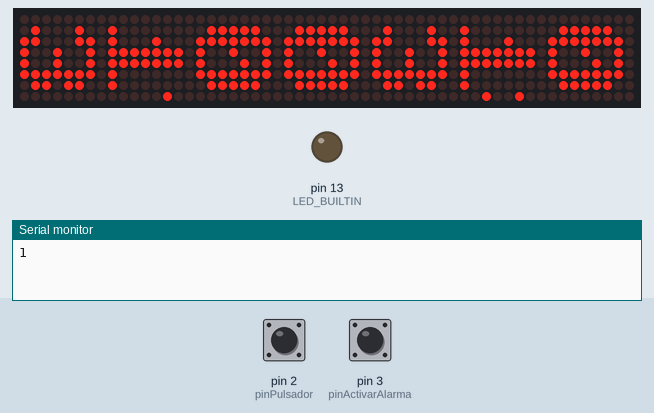
Recording of a sketch running on a simulated Arduino Uno, built with avr-gcc and run on an emulated ATmega328P. Shown: 56×8 LED matrix, output pins drawn as LEDs (lit = HIGH), the last lines printed to the serial monitor. Wiring (inferred from the names in the program): 7 × MAX7219 LED driver (orientation assumed): data pin 12; clock pin 11; CS pin 7. The inputs (shaded band) are chosen by the test bench; at power-on: pin 2 (pinPulsador) HIGH, pin 3 (pinActivarAlarma) HIGH. Pins used as bus, display or sensor lines are not drawn.

Above: at 7.0 s.
At 11.0 s:
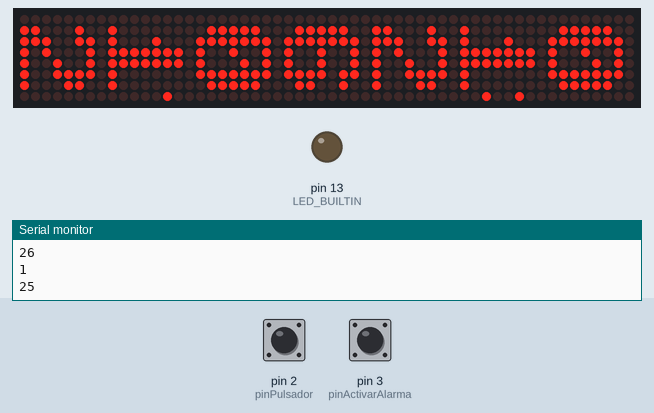
At 14.9 s:
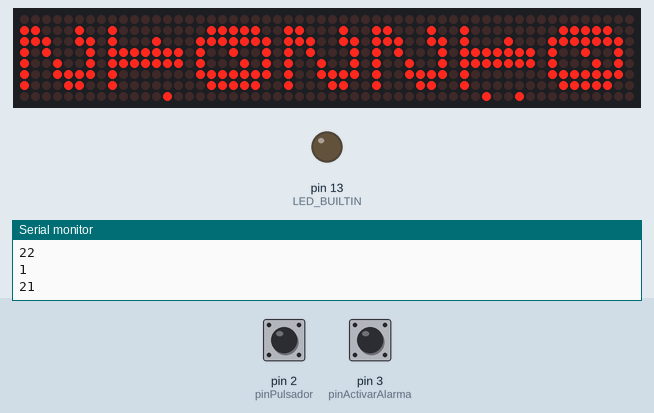
At 22.8 s:
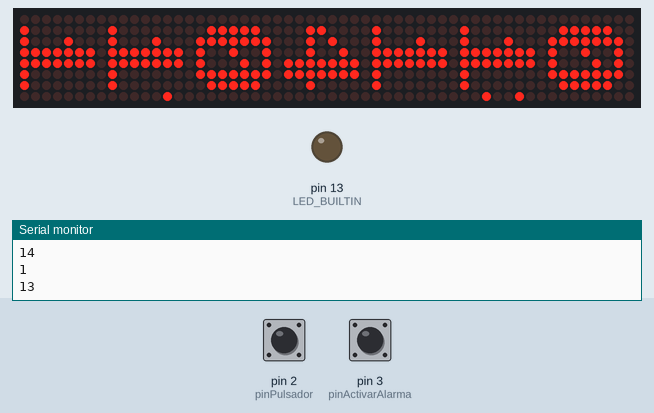
At 30.7 s:
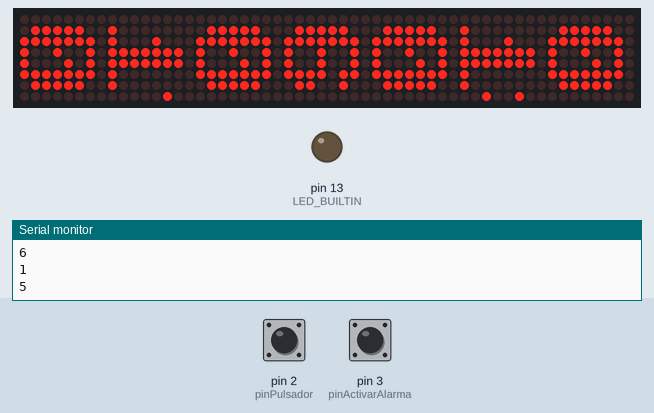
At 38.6 s:
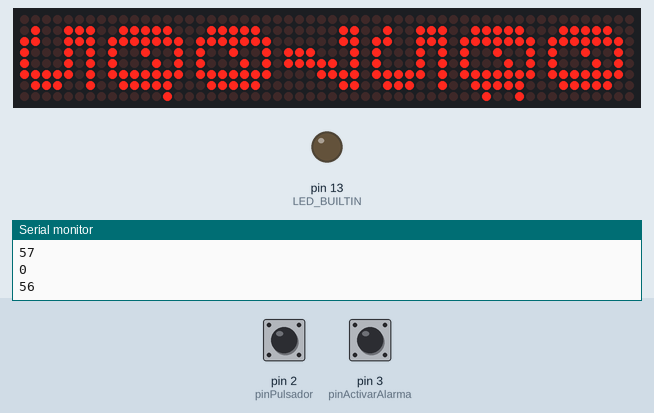

The sketch:

probandocosasalarmaBOOm.ino
```cpp
#include "MatrizLed.h"

//Declaramos una variable para guardar el número del pin donde hemos conectado el Buzzer
const int pinBuzzer = 9;
const int pinPulsador = 2;
const int pinActivarAlarma = 3;

const int pinCSmatriz = 7;
const int pinDATAINmatriz = 12;
const int pinCLKmatriz = 11;

//Tabla de 10 celdas, en cada celda un valor decimal
const float tonos[] = { 987.77, 987.77, 987.77, 1174.66, 880, 987.77, 987.77, 987.77, 1174.66, 987.77, 987.77, 494 };
//Tabla de 10 celdas que representa el tiempo de duración de cada tono de la tabla anterior. Debe coincidir en número de elementos
const float tiempos[] = { 100, 50, 50, 100, 75, 50, 75, 100, 50, 50 };

//Constante guarda número de elementos de la tabla
const int nTonos = 10;

//Variable para controlar la posición de la tabla actual
int nTonoActual = 0;

//Las variables volatile pueden cambiar su valor dentro de las funciones de interrupción
//Creamos una variable para controlar si el boton se ha pulsado
volatile boolean alarmaOFF = false;

// Este dato representa nuestro icono.
const byte FLECHA_DER[8] = {
  B00001000,
  B00001100,
  B11111110,
  B11111111,
  B11111110,
  B00001100,
  B00001000,
  B00000000
};

// Creamon un objeto del mundo real de tipo MatrizLed que vamos a llamar pantalla (le podéis cambiar el nombre!)
MatrizLed pantalla;

// Contador para mostrar un ejemplo de uso con cifras que incrementan
int minutos = 1;
int segundos = 30;

void pararAlarma() {
  //Establecemos la variable de control a verdadero
  alarmaOFF = true;
}

void activarAlarma() {
  //Establecemos la variable de control a verdadero
  alarmaOFF = false;
}

void sonarNota(int x) {
  //tonos[x] nos permite acceder al tono de la posición x de la tabla -> Así vamos pasando por todos los tonos
  tone(pinBuzzer, tonos[x]);
  delay(tiempos[x]);
  noTone(pinBuzzer);
  delay(50);
}

void mostrarMinutosSegundos(){
  //Estas variables representan los dígitos que se van a mostrar por pantalla
  String min, seg;
  if(minutos<10){
    min = '0' + String(minutos);
  }else{
    min = String(minutos);
  }

  if(segundos<10){
   seg = '0' + String(segundos--);
  }else{
    seg = String(segundos--);
  }
  pantalla.escribirFrase(min+seg);
  separadorDosPuntos();
}

// Función que representa " : "
void separadorDosPuntos() {
  pantalla.setLed(1, 5, 0);  // Se debe indicar: nMatriz, Fila y Columna. Utiliza la tabla proporcionada para entenderlo!
  pantalla.setLed(1, 2, 0);
}

void lanzarTemporizador() {
   while (minutos>0 || segundos>0){
  mostrarMinutosSegundos();
    if (segundos>0){
     segundos-1;
    }
    else if(minutos>0){
    minutos = minutos-1;
    segundos = 59; //????
    }
  Serial.println(minutos);
  Serial.println(segundos);

    //**Aquí podéis encender el led de algún color
    delay(775);
    //**Aquí deberíais apagar el led
  }
}

void setup() {
  Serial.begin(9600);
  // Inicializamos el objeto creado diciendo dónde está conectado y cuántas pantallas tiene
  pantalla.begin(pinDATAINmatriz, pinCLKmatriz, pinCSmatriz, 4);  // dataPin, clkPin, csPin, numero de matrices de 8x8
  // Podemos cambiar el brillo de nuestra pantalla (entre 0 y 15)
  pantalla.setIntensidad(2);

  //Declaro el pin del botón como un pin de lectura (PULL_UP indica el modo de conexión del botón)
  pinMode(pinPulsador, INPUT_PULLUP);
  pinMode(pinActivarAlarma, INPUT_PULLUP);

  //Declaramos el led interno para poder usarlo
  pinMode(LED_BUILTIN, OUTPUT);

  //Esta función establece una conexión inmediata entre el pulsador y la función alarma
  attachInterrupt(digitalPinToInterrupt(pinPulsador), pararAlarma, RISING);
  attachInterrupt(digitalPinToInterrupt(pinActivarAlarma), activarAlarma, RISING);


  //RETO 3 AMPLIACIÓN
  for(int i=-8 ; i<32 ; i++){
    pantalla.escribirBits(FLECHA_DER, i);
    delay(100);
    pantalla.borrar();
  }
}

void loop() {

  //Si la alarma no está OFF, es decir, la alarma está activa, lanzamos el temporizador
  if (alarmaOFF == false) {
    lanzarTemporizador();
    pantalla.escribirFrase("BOOM");

    while (alarmaOFF == false) {  //Más eficiente si ponemos while(!alarmaOFF){...}
      sonarNota(nTonoActual);
      nTonoActual = (nTonoActual + 1) % 10;
    }
  }
  else{
    pantalla.borrar();
  }

}
```

MatrizLed.cpp
```cpp
// (licence header left out)
#include "MatrizLed.h"

//the opcodes for the MAX7221 and MAX7219
#define OP_DECODEMODE 9
#define OP_INTENSITY 10
#define OP_SCANLIMIT 11
#define OP_SHUTDOWN 12
#define OP_DISPLAYTEST 15

MatrizLed::MatrizLed() {
}

void MatrizLed::begin(int dataPin, int clkPin, int csPin, int numDevices) {
  SPI_MOSI = dataPin;
  SPI_CLK = clkPin;
  SPI_CS = csPin;

  if (numDevices <= 0 || numDevices > 8)
    numDevices = 8;

  maxDevices = numDevices;

  pinMode(SPI_MOSI, OUTPUT);
  pinMode(SPI_CLK, OUTPUT);
  pinMode(SPI_CS, OUTPUT);
  digitalWrite(SPI_CS, HIGH);

  for (int i = 0; i < 64; i++)
    status[i] = 0x00;

  for (int i = 0; i < maxDevices; i++) {
    spiTransfer(i, OP_DISPLAYTEST, 0);
    setScanLimit(i, 7);
    spiTransfer(i, OP_DECODEMODE, 0);
    clearDisplay(i);
  }

  apagar();
  setIntensidad(6);
  encender();
  borrar();
}

int MatrizLed::getDeviceCount() {
  return maxDevices;
}

void MatrizLed::setModelo(int m){
  modelo = m;
}

// Borra toda la información que se almacena para mostrarse en las pantallas
void MatrizLed::borrar() {
  for (int address = 0; address < maxDevices; address++) {
    clearDisplay(address);
  }
}

// Establece un valor de intensidad lumisona a todos los displays
void MatrizLed::setIntensidad(int intensidad) {
  for (int address = 0; address < getDeviceCount(); address++) {
    setIntensity(address, intensidad);
  }
}

// Apaga la pantalla pero sin borrar la información
void MatrizLed::apagar() {
  for (int address = 0; address < getDeviceCount(); address++) {
    shutdown(address, true);
  }
}

// Enciende la pantalla y muestra la información almacenada
void MatrizLed::encender() {
  for (int address = 0; address < getDeviceCount(); address++) {
    shutdown(address, false);
  }
}


/* Método que desplaza una frase por la pantalla
 * El mensaje aparecerá por la última fila desplazándose hacia la izquierda
 * El valor por defecto de la pausa entre movimientos es de 500ms
 */
void MatrizLed::escribirFraseScroll(const char* frase, unsigned long pausa) {
  //La posición de la última fila es el número de filas por display x número de displays
  int ultFila = maxDevices * 8;
  int nPasos = strlen(frase) * 8;
  //En cada iteración se escribe el mensaje de forma completa pero en una posición anterior
  for (int i = ultFila ; i > -nPasos; i--) {
    escribirFrase(frase, i);
    delay(pausa);
  }
}

void MatrizLed::escribirFraseCompactaScroll(const char* frase, unsigned long pausa) {
  //La posición de la última fila es el número de filas por display x número de displays
  int ultFila = maxDevices * 8;
  int nPasos = strlen(frase) * 8;
  //En cada iteración se escribe el mensaje de forma completa pero en una posición anterior
  for (int i = ultFila ; i > -nPasos; i--) {
    escribirFraseCompacta(frase, i);
    delay(pausa);
  }
}

/* Método que recibe un velor numérico entero y lo representa como una frase
 * La posición indica la columna de comienzo. Si no se indica se toma el valor por defecto 0
 */
void MatrizLed::escribirCifra(int cifra, int posicion) {
  //Array donde se almacenará cada caracter de la cifra
  char formateado[maxDevices + 1];
  //Método convierte valor numérico a cadena de caracteres. 3er arg es la precisión (nº de decimales)
  dtostrf(cifra, maxDevices, 0, formateado);
  //Se llama al método encargado de escribir los caracteres a partir de una posición
  escribirFrase(formateado, posicion);
}


/* Método que escribe una cadena de caracteres caracter por caracter
 */
void MatrizLed::escribirFrase(const char* frase, int posicion) {
  for (size_t i = 0; i < strlen(frase); i++) {
    escribirCaracter(frase[i], (i * 8) + posicion);
  }
}

void MatrizLed::escribirFrase(const String frase, int posicion) {
  for (size_t i = 0; i < frase.length(); i++) {
    escribirCaracter(frase[i], (i * 8) + posicion);
  }
}

/* Método que escribe una cadena de caracteres caracter por caracter de forma compacta.
 * Sobreescribe el nuevo carácter en la última columna del anterior
 */
void MatrizLed::escribirFraseCompacta(const char* frase, int posicion) {
  escribirCaracter(frase[0], posicion-1);
  for (size_t i = 1 ; i < strlen(frase) ; i++) {
    escribirCaracter(frase[i], (i * 8) -(i*2) + posicion);
  }
}

void MatrizLed::escribirCaracter(char caracter, int posicion) {
  byte codigoCaracter[8];
  obtenerBitsCaracter(caracter, codigoCaracter);
  escribirBits(codigoCaracter, posicion);
}

void MatrizLed::obtenerBitsCaracter(char caracter, byte codigo[]){
  byte asterisco[] = { B00000000, B00001000, B00101010, B00011100, B01110111, B00011100, B00101010, B00001000 };

  if(caracter == ' '){
    for (int i = 0; i < 8; i++) {
      codigo[i] = 0;
    }
  }else{
    byte * nombreTabla = 0;
    char referencia;
    if (caracter >= 'A' && caracter <= 'Z') {
    referencia = 'A';
    nombreTabla = tablaCaracteresMayuscula;
    }else if(caracter >= 'a' && caracter <= 'z') {
    referencia = 'a';
    nombreTabla = tablaCaracteresMinuscula;
    }else if(caracter >= '0' && caracter <= '9') {
    referencia = '0';
    nombreTabla = tablaNumeros;
    }

    if(nombreTabla == 0){
      memcpy(codigo, asterisco, sizeof(asterisco[0]) * 8);
    }else{
      int posicion = ((int) caracter - referencia)*8;
      obtenerSecuenciaTabla(nombreTabla, posicion, codigo);
    }
  }
}

void MatrizLed::obtenerSecuenciaTabla(byte nombreTabla[], int posTabla, byte codigo[]){
    for (int i = 0; i < 8; i++) {
      codigo[i] = pgm_read_byte_near(nombreTabla + i + posTabla);
    }
}

// Metodo que permite representar un código representado por una matriz de 8x8 bits
void MatrizLed::escribirBits(const byte codigo[], int posicion){
  byte copia[8];
  memcpy(copia, codigo, sizeof(codigo[0]) * 8);
  rotarCodigo(copia);

  int address = posicion/8;
  int posDisplay;
  switch(modelo){
    case 0:
      posDisplay = 7-(posicion%8);
      for (int i = 7; i >= 0 ; i--) {
        if (address > maxDevices-1)
          return;

        setColumn(address, posDisplay, copia[i]);
        if(posDisplay==0){
          posDisplay=7;
          address++;
        } else {
          posDisplay--;
        }
      }
      break;
    case 1:
      posDisplay = posicion%8;
      for (int i = 0; i <8 ; i++) {
        if (address > maxDevices-1)
          return;

        setColumn(address, posDisplay, copia[i]);
        if(posDisplay==7){
          posDisplay=0;
          address++;
        } else {
          posDisplay++;
        }
      }
      break;
  }
/* Ejemplos de cómo se representa un caracter que comienza desplazado
  POS DESPLAZADA = 4
  setColumn(1, 4, codigocaracter[0]);
  setColumn(1, 5, codigocaracter[1]);
  setColumn(1, 6, codigocaracter[2]);
  setColumn(1, 7, codigocaracter[3]);
  setColumn(0, 0, codigocaracter[4]);
  setColumn(0, 1, codigocaracter[5]);
  setColumn(0, 2, codigocaracter[6]);
  setColumn(0, 3, codigocaracter[7]);

  POS DESPLAZADA = 2
  setColumn(1, 6, codigocaracter[0]);
  setColumn(1, 7, codigocaracter[1]);
  setColumn(0, 0, codigocaracter[2]);
  setColumn(0, 1, codigocaracter[3]);
  setColumn(0, 2, codigocaracter[4]);
  setColumn(0, 3, codigocaracter[5]);
  setColumn(0, 4, codigocaracter[6]);
  setColumn(0, 5, codigocaracter[7]); */
}


// Método que se comunican con el controlador a bajo nivel
void MatrizLed::shutdown(int addr, bool b) {
  if (addr < 0 || addr >= maxDevices)
    return;
  if (b)
    spiTransfer(addr, OP_SHUTDOWN, 0);
  else
    spiTransfer(addr, OP_SHUTDOWN, 1);
}
void MatrizLed::setScanLimit(int addr, int limit) {
  if (addr < 0 || addr >= maxDevices)
    return;
  if (limit >= 0 && limit < 8)
    spiTransfer(addr, OP_SCANLIMIT, limit);
}
void MatrizLed::setIntensity(int addr, int intensity) {
  if (addr < 0 || addr >= maxDevices)
    return;
  if (intensity >= 0 && intensity < 16)
    spiTransfer(addr, OP_INTENSITY, intensity);
}
void MatrizLed::clearDisplay(int addr) {
  int offset;
  if (addr < 0 || addr >= maxDevices)
    return;
  offset = addr * 8;
  for (int i = 0; i < 8; i++) {
    status[offset + i] = 0;
    spiTransfer(addr, i + 1, status[offset + i]);
  }
}


void MatrizLed::setLed(int addr, int row, int column, bool state) {
  int offset;
  byte val = 0x00;

  if (addr < 0 || addr >= maxDevices)
    return;
  if (row < 0 || row > 7 || column < 0 || column > 7)
    return;
  offset = addr * 8;
  val = B10000000 >> column;
  if (state)
    status[offset + row] = status[offset + row] | val;
  else {
    val = ~val;
    status[offset + row] = status[offset + row] & val;
  }
  spiTransfer(addr, row + 1, status[offset + row]);
}

void MatrizLed::setRow(int addr, int row, byte value) {
  int offset;
  if (addr < 0 || addr >= maxDevices)
    return;
  if (row < 0 || row > 7)
    return;
  offset = addr * 8;
  status[offset + row] = value;
  spiTransfer(addr, row + 1, status[offset + row]);
}

void MatrizLed::setColumn(int addr, int col, byte value) {
  if (addr < 0 || addr >= maxDevices || col < 0 || col > 7)
    return;
  for (int row = 0; row < 8; row++) {
    setLed(addr, row, col, bitRead(value,row));
  }
}

void MatrizLed::spiTransfer(int addr, volatile byte opcode, volatile byte data) {
  //Create an array with the data to shift out
  int offset = addr * 2;
  int maxbytes = maxDevices * 2;

  for (int i = 0; i < maxbytes; i++)
    spidata[i] = (byte)0;
  //put our device data into the array
  spidata[offset + 1] = opcode;
  spidata[offset] = data;
  //enable the line
  digitalWrite(SPI_CS, LOW);
  //Now shift out the data
  for (int i = maxbytes; i > 0; i--)
    shiftOut(SPI_MOSI, SPI_CLK, MSBFIRST, spidata[i - 1]);
  //latch the data onto the display
  digitalWrite(SPI_CS, HIGH);
}


// Métodos para girar códigos. Pendiente de ampliar para poder colocar la matriz en vertical, espejo, hacia abajo...
void MatrizLed::rotarCodigo(byte codigo[]){
    switch(modelo){
      case 0:
        rotar_antihorario_codigo(codigo);
        break;
      case 1:
        rotar_horario_codigo(codigo);
        break;
      case 2:
        espejo_codigo(codigo);
        break;
    }
}


void MatrizLed::rotar_antihorario_codigo(byte original[8]) {
  byte temporal[8] = { 0, 0, 0, 0, 0, 0, 0, 0 };
  for (int i = 0; i < 8; i++) {
    bitWrite(temporal[7], 7-i, bitRead(original[i], 7));
    bitWrite(temporal[6], 7-i, bitRead(original[i], 6));
    bitWrite(temporal[5], 7-i, bitRead(original[i], 5));
    bitWrite(temporal[4], 7-i, bitRead(original[i], 4));
    bitWrite(temporal[3], 7-i, bitRead(original[i], 3));
    bitWrite(temporal[2], 7-i, bitRead(original[i], 2));
    bitWrite(temporal[1], 7-i, bitRead(original[i], 1));
    bitWrite(temporal[0], 7-i, bitRead(original[i], 0));
  }
  memcpy(original, temporal, sizeof(temporal[0]) * 8);
}

void MatrizLed::rotar_horario_codigo(byte original[8]) {
  byte temporal[8] = { 0, 0, 0, 0, 0, 0, 0, 0 };
  for (int i = 0; i < 8; i++) {
    bitWrite(temporal[7], i, bitRead(original[i], 0));
    bitWrite(temporal[6], i, bitRead(original[i], 1));
    bitWrite(temporal[5], i, bitRead(original[i], 2));
    bitWrite(temporal[4], i, bitRead(original[i], 3));
    bitWrite(temporal[3], i, bitRead(original[i], 4));
    bitWrite(temporal[2], i, bitRead(original[i], 5));
    bitWrite(temporal[1], i, bitRead(original[i], 6));
    bitWrite(temporal[0], i, bitRead(original[i], 7));
  }
  memcpy(original, temporal, sizeof(temporal[0]) * 8);
}

void MatrizLed::espejo_codigo(byte original[8]) {
  byte temporal[8] = { 0, 0, 0, 0, 0, 0, 0, 0 };
  for (int i = 0; i < 8; i++) {
    bitWrite(temporal[7], i, bitRead(original[0], i));
    bitWrite(temporal[6], i, bitRead(original[1], i));
    bitWrite(temporal[5], i, bitRead(original[2], i));
    bitWrite(temporal[4], i, bitRead(original[3], i));
    bitWrite(temporal[3], i, bitRead(original[4], i));
    bitWrite(temporal[2], i, bitRead(original[5], i));
    bitWrite(temporal[1], i, bitRead(original[6], i));
    bitWrite(temporal[0], i, bitRead(original[7], i));
  }
  memcpy(original, temporal, sizeof(temporal[0]) * 8);
}
```

Source omitted: MatrizLed.h (13460 bytes)
